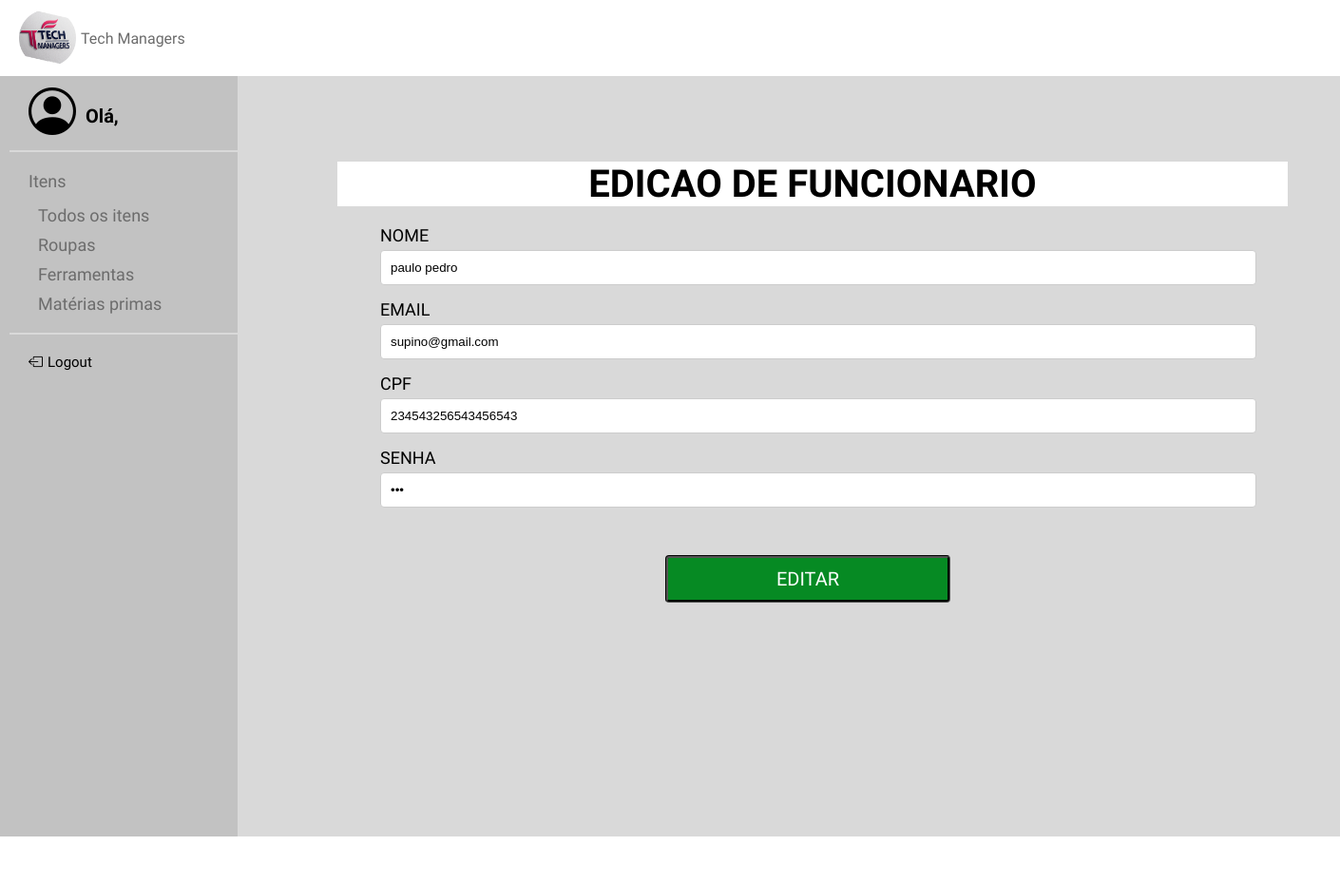
Screenshot of /TelaEF/3 with the database file from the repository.
### models.py (models this page shows, shortened)
class Funcionario(Base):
    __tablename__ = 'funcionario'
    id = Column(Integer, primary_key=True)
    nome = Column(String(40), nullable=False, index=True)
    email = Column(String(40), nullable=False, index=True, unique=True)
    cpf = Column(String(11), nullable=False, index=True, unique=True)
    senha = Column(String(11), nullable=False, index=True)
    admin = Column(String(11), nullable=False, index=True)

### app.py (the view, shortened to what this page needs)
@app.route('/TelaEF/<int:id>', methods=['GET', 'POST'])
def TelaEF(id):
    try:
        funcionario = select(Funcionario).where(Funcionario.id == id)
        funcionario = db_session.execute(funcionario).scalar()
        return render_template('TelaEdicaoFuncionario.html', funcionario=funcionario)
    except AttributeError:
        flash(message="Erro ao editar funcionário", category='error')
        return render_template("TelaEdicaoFuncionario.html")

### templates/TelaEdicaoFuncionario.html (shortened to what this page needs)
{% extends "base.html" %}
{% block conteudo %}
<body>
 <link rel="stylesheet" href="../static/TelaEdicaoFuncionario.css">
<main>
<div class="container">
        <h2>EDICAO DE FUNCIONARIO</h2>
        <form action="{{ url_for('TelaEF', id=funcionario.id) }}" method="post">
            <div class="input-group">
                <label for="nome"> NOME</label>
                <input type="text" id="nome" name="nome" value="{{ funcionario.nome }}">
            </div>
            <div class="input-group">
                <label for="email"> EMAIL</label>
                <input type="email" id="email" name="email" value="{{ funcionario.email }}">
            </div>
            <div class="input-group">
                <label for="cpf"> CPF</label>
                <input type="number" id="cpf" name="cpf" value="{{ funcionario.cpf }}">
            </div>
            <div class="input-group">
                <label for="senha"> SENHA</label>
                <input type="password" id="senha" name="senha" value="{{ funcionario.senha }}">
            </div>
            <button class="btn">EDITAR</button>
        </form>
    </div>
</main>
</body>
{% endblock %}

### static/base.css (style rules this page uses)
* { margin: 0; padding: 0; }
body { background-color: #d9d9d9; display: grid; grid-template-columns: auto 1fr 1fr; }
main { height: 100%; width: 100%; min-height:100vh; display: flex; flex-direction: row; align-items: start; grid-column: span 2; }

### static/TelaEdicaoFuncionario.css (style rules this page uses)
.container { font-family: "Koulen", sans-serif; display: flex; flex-direction: column; color: black; padding: 20px; width: 300px; margin-top: 70px; align-items: center; padding-left: 500px; }
h2 { justify-content: center; width: 1000px; height: auto; background-color: white; margin-right: 90px; text-align: center; margin-bottom: 20px; font-size: 40px; }
.input-group { display: flex; flex-direction: column; text-align: start; margin-bottom: 15px; width: 1000px; justify-content: center; }
.input-group label { display: block; margin-bottom: 5px; font-size: 18px; }
.input-group input { width: 90%; padding: 10px; border: 1px solid #ccc; border-radius: 4px; }
.btn { font-family: "Koulen", sans-serif; margin-top: 50px; display: flex; width: 30%; padding: 10px; background-color: #068A23; color: #ffffff; border: black groove; border-radius: 4px; cursor: pointer; font-size: 20px; justify-content: center; margin-left: 300px; }

### rows the page displays
Funcionario: nome "paulo pedro", email "supino@gmail.com", cpf "234543256543456543"
